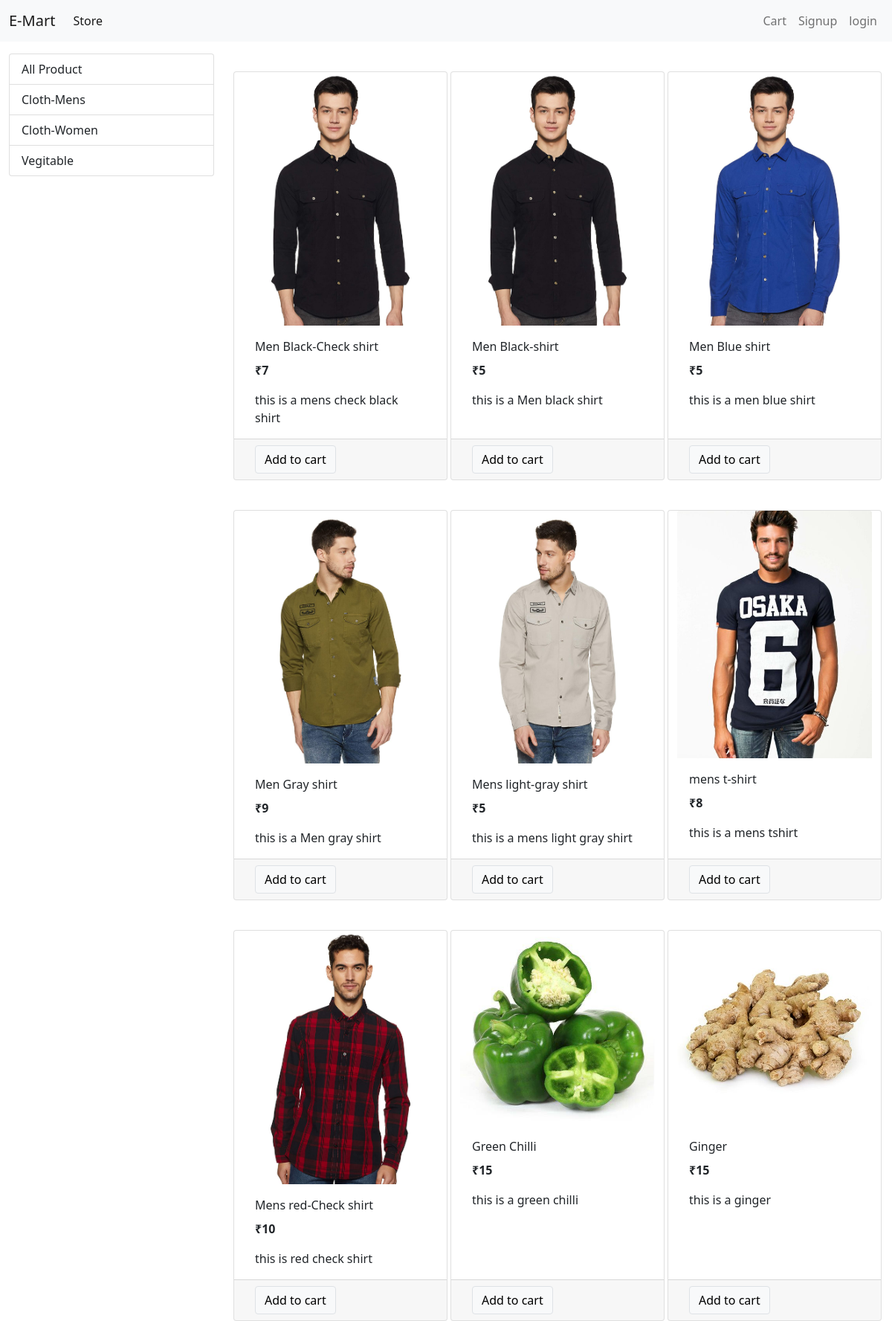
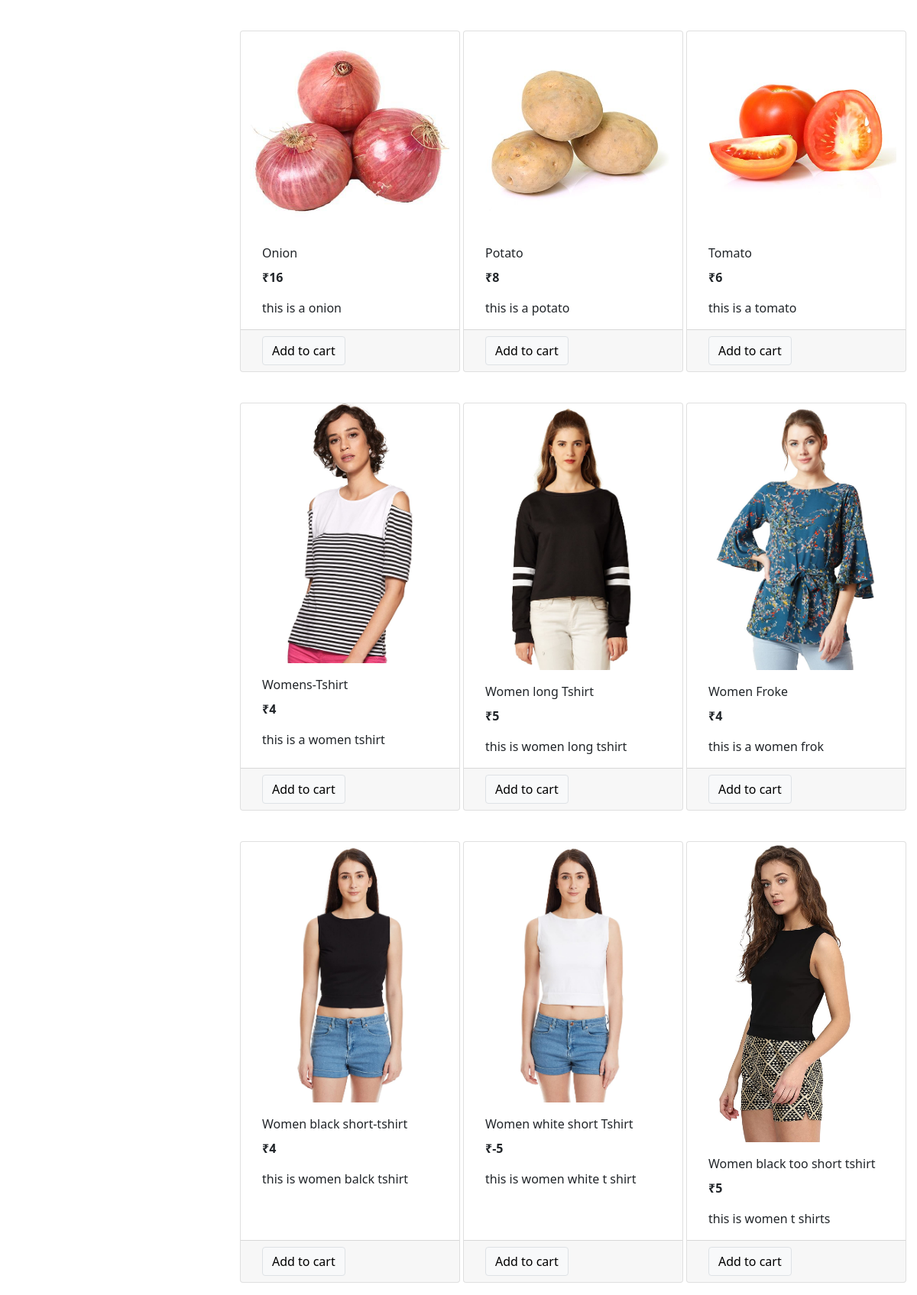
The page / on the database its author committed (2 pictures, top to bottom).
### store/models/category.py (models this page shows, shortened)
class Category(models.Model):
    name = models.CharField(max_length=50)
    @staticmethod
    def get_all_categories():
        return Category.objects.all()

### store/models/product.py (models this page shows, shortened)
class Product(models.Model):
    name = models.CharField(max_length=50)
    price = models.IntegerField(default=0)
    category=models.ForeignKey(Category,on_delete=models.CASCADE,default=1)
    description =models.CharField(max_length=200,default='', null=True,blank=True)
    image = models.ImageField(upload_to='uploads/products/')
    @staticmethod
    def get_all_products():
        return Product.objects.all()

### store/views/home.py (the view, shortened to what this page needs)
# urls.py: path('', Index.as_view(), name='homepage'),
class Index(View):
    def get(self,request):
        cart=request.session.get('cart')
        if not cart:
            request.session['cart']={}
        products = None
        categories = Category.get_all_categories()
        categoryID = request.GET.get('category')
        if categoryID:
            products = Product.get_all_products_by_categoryid(categoryID)
        else:
            products = Product.get_all_products()
        data = {}
        data['products'] = products
        data['categories'] = categories
        print(request.session.get('email'))
        return render(request, 'index.html', data)

### store/templatetags/cart.py (called while the page is built)
@register.filter(name='is_in_cart')
def is_in_cart(product,cart):
    keys=cart.keys()
    if keys:
        for id in keys:
            if int(id) == product.id:
                return True
    return False

### store/templatetags/custom_filter.py (called while the page is built)
@register.filter(name='currency')
def currency(number):
    return "₹"+str(number)

### store/templates/index.html (shortened to what this page needs)
{% extends 'base.html' %}
{% block content %}
{% load cart %}
{% load custom_filter %}
    <div class="container-fluid mt-3">
        <div class="row ">
            <div class="col-lg-3 mx-auto">
                <div class="list-group">
                    <a href="/" class="list-group-item  list-goup-item-action" >All Product</a>
                    {% for category in categories %}
                    <a href="/?category={{category.id}}" class="list-group-item  list-goup-item-action" >{{category.name}} </a>
                    {% endfor %}
                </div>
            </div>
           <div id="products" class="col-lg-9 mx-auto">
                <div class="row mx-auto">
      {% for p in products %}
           <div class="card mx-auto mb-3 mt-4 " id="{{p.id}}" style="width: 18rem;">
              <img src="{{p.image.url}}" class="card-img-top" alt="...">
               <div class="card-body">
               <p class="card-title">{{p.name}}</p>
                <p class="card-text"><b>{{p.price|currency}}</b></p>
                   <p class="card-text">{{p.description}}</p>
               </div>
               <div class="card-footer row no-gutters">
                  {% if p|is_in_cart:request.session.cart %}
                   <div class="row  " >
                       <form action="#{{p.id}}" method="post" class="col-2">{% csrf_token %}
                       <input hidden type="text" name="product" value="{{p.id}}">
                           <input hidden type="text" name="remove" value="True">
                       <input type="submit" value="-" class=" btn btn-block"></form>
                   <div class="text-center col">{{p|cart_quantity:request.session.cart}} in cart</div>
                   <form action="/#{{p.id}}" method="post" class="col-2">{% csrf_token %}
                       <input hidden type="text" name="product" value="{{p.id}}">
                       <input type="submit" value="+" class=" btn btn-block"></form>
                  </div>
                   {% else %}
                    <form action="/#{{p.id}}" method="post" class="">
                       <input  type="submit" class="btn btn-light border btn-sn " value="Add to cart">
                   </form>
                   {% endif %}
               </div>
         </div>
  {% endfor %}
  </div>
           </div>
        </div>
  </div>
{% endblock %}

### store/templates/base.html (shortened to what this page needs)
<!doctype html>
<html lang="en">
  <head>
    <link href="https://cdn.jsdelivr.net/npm/bootstrap@5.0.0-beta2/dist/css/bootstrap.min.css" rel="stylesheet">
  </head>
  <body>
  <nav class="navbar navbar-expand-lg navbar-light bg-light">
  <div class="container-fluid">
    <a class="navbar-brand" href="/">E-Mart</a>
    <div class="collapse navbar-collapse" id="navbarSupportedContent">
      <ul class="navbar-nav me-auto mb-2 mb-lg-0">
        <li class="nav-item">
          <a class="nav-link active" aria-current="page" href="#">Store</a>
        </li>
      </ul>
        <ul class="navbar-nav my-2 my-lg-0">
          {% if request.session.customer %}
          <li class="nav-item">
          <a class="nav-link " aria-current="page" href="/orders">Orders</a>
        </li>
            <li class="nav-item">
          <a class="nav-link " aria-current="page" href="/logout">Logout</a>
        </li>
          {% else %}
           <li class="nav-item">
          <a class="nav-link " aria-current="page" href="/cart">Cart</a>
        </li>
        <li class="nav-item">
          <a class="nav-link " aria-current="page" href="/signup">Signup</a>
        </li>
            <li class="nav-item">
          <a class="nav-link " aria-current="page" href="/login">login</a>
        </li>
          {% endif %}
      </ul>
    </div>
  </div>
</nav>
{% block content%}{% endblock %}
  </body>
</html>

### rows shown on the page
Category: name "Cloth-Mens"
Category: name "Cloth-Women"
Category: name "Vegitable"
Product: {{ p.id }} 1 (drawn), image (picture), name "Men Black-Check shirt", price "₹7", description "this is a mens check black shirt"
Product: image (picture), name "Men Black-shirt", price "₹5", description "this is a Men black shirt"
Product: image (picture), name "Men Blue shirt", price "₹5", description "this is a men blue shirt"
Product: image (picture), name "Men Gray shirt", price "₹9", description "this is a Men gray shirt"
Product: image (picture), name "Mens light-gray shirt", price "₹5", description "this is a mens light gray shirt"
Product: image (picture), name "mens t-shirt", price "₹8", description "this is a mens tshirt"
Product: image (picture), name "Mens red-Check shirt", price "₹10", description "this is red check shirt"
Product: image (picture), name "Green Chilli", price "₹15", description "this is a green chilli"
Product: image (picture), name "Ginger", price "₹15", description "this is a ginger"
Product: image (picture), name "Onion", price "₹16", description "this is a onion"
Product: image (picture), name "Potato", price "₹8", description "this is a potato"
Product: image (picture), name "Tomato", price "₹6", description "this is a tomato"
Product: image (picture), name "Womens-Tshirt", price "₹4", description "this is a women tshirt"
Product: image (picture), name "Women long Tshirt", price "₹5", description "this is women long tshirt"
Product: image (picture), name "Women Froke", price "₹4", description "this is a women frok"
Product: image (picture), name "Women black short-tshirt", price "₹4", description "this is women balck tshirt"
Product: image (picture), name "Women white short Tshirt", price "₹-5", description "this is women white t shirt"
Product: {{ p.id }} 18 (drawn), image (picture), name "Women black too short tshirt", price "₹5", description "this is women t shirts"
